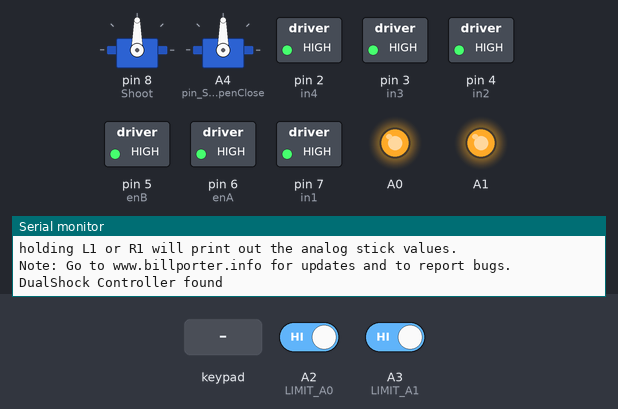
This sketch was run on a simulated Arduino Uno, built with avr-gcc and run on an emulated ATmega328P. Shown: 2 × servo, switched loads named in the sketch (green lamp = pin HIGH), output pins drawn as LEDs (lit = HIGH), the last lines printed to the serial monitor. The test bench sets the inputs (shaded band); at power-on: A2 (LIMIT_A0) HIGH, A3 (LIMIT_A1) HIGH.

Above: at 1.3 s.
1.4 s: key 'U' pressed
At 1.61 s:
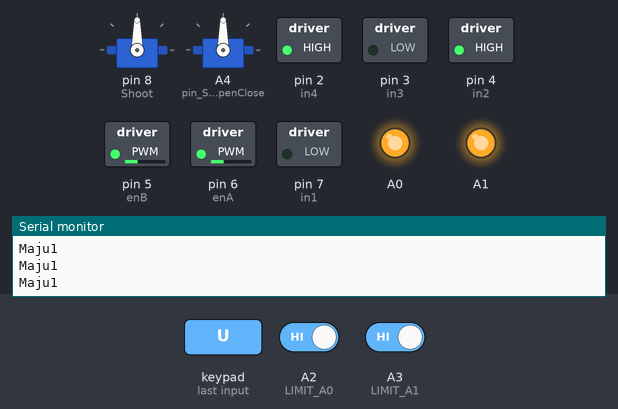
3.3 s: key 'D' pressed
At 3.5 s:
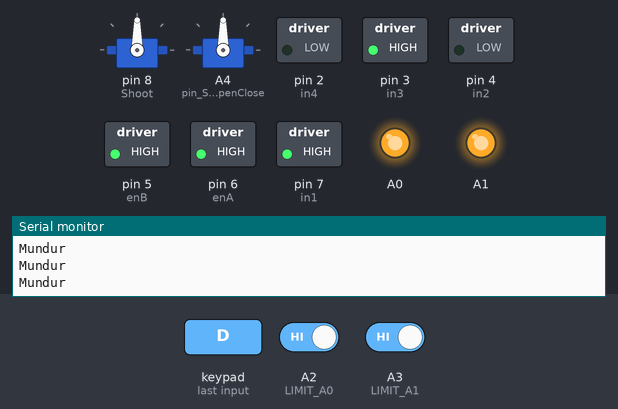
5.2 s: key 'L' pressed
At 5.4 s:
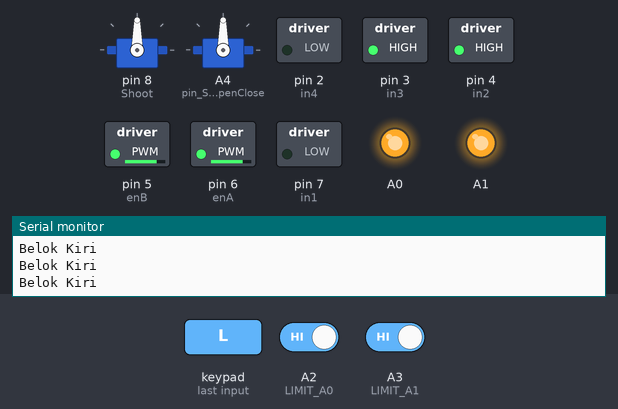
7.1 s: key 'R' pressed
At 7.3 s:
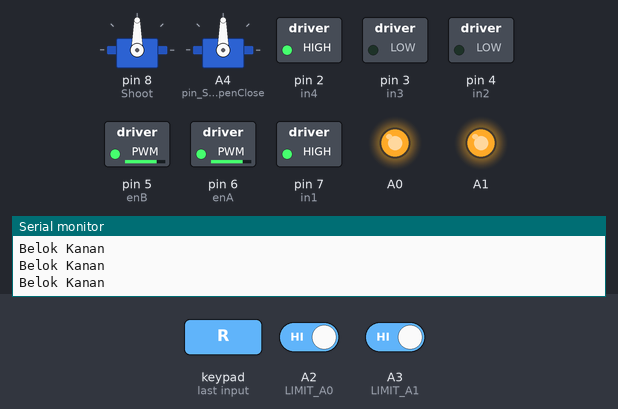
9.0 s: key 'X' pressed
At 9.2 s:
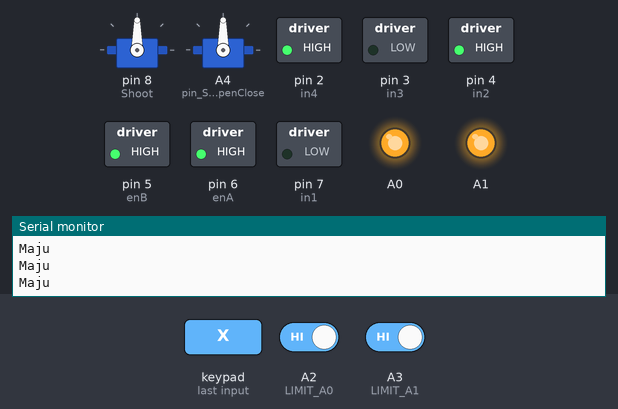
Timing chart, 0 to 11.9 s (numbered marks = the images above; inputs shaded):
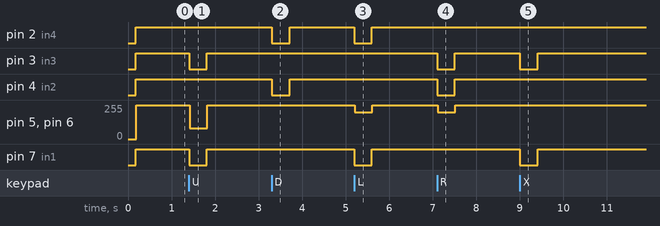

Measured:
- after the input at 1.4 s, pin 3 (in3), pin 7 (in1): HIGH → LOW at once, → HIGH 0.41 s later; pin 5 (enB), pin 6 (enA): 255/255 → 80/255 at once, → 255/255 0.41 s later
- after the input at 3.3 s, pin 2 (in4), pin 4 (in2): HIGH → LOW at once, → HIGH 0.41 s later
- after the input at 5.2 s, pin 2 (in4), pin 7 (in1): HIGH → LOW at once, → HIGH 0.40 s later; pin 5 (enB), pin 6 (enA): 255/255 → 200/255 at once, → 255/255 0.40 s later
- after the input at 7.1 s, pin 3 (in3), pin 4 (in2): HIGH → LOW at once, → HIGH 0.40 s later; pin 5 (enB), pin 6 (enA): 255/255 → 200/255 at once, → 255/255 0.40 s later
- after the input at 9.0 s, pin 3 (in3), pin 7 (in1): HIGH → LOW at once, → HIGH 0.41 s later

The sketch:

Arduino.ino
```cpp
#include <PS2X_lib.h>
#include <Servo.h>

Servo Servo_UpDown;
Servo Servo_OpenClose;

#define PS2_DATA      12
#define PS2_CMD       11
#define PS2_ATT       10
#define PS2_CLK       13
#define enA           6
#define in1           7
#define in2           4
#define enB           5
#define in3           3
#define in4           2
#define Shoot         8

#define pressures   true
#define rumble      true

PS2X ps2x;

int error = 0,
    motorSpeedA = 0,
    motorSpeedB = 0;

byte type = 0,
     vibrate = 0,
     KecepatanMaju = 255,
     KecepatanMaju1 = 80,
     KecepatanMundur = 255,
     KecepatanBelokKanan = 200,
     KecepatanBelokKiri = 200,
     kecepatan_servo = 0;


unsigned long hitungan_milis;
unsigned long milis_sekarang;
const unsigned long nilai = 50;

#define pin_Servo_UpDown 8
#define pin_Servo_OpenClose A4

int posisiOpenClose = 90;  // Posisi awal servo
unsigned long waktuServo = 0;
const unsigned long intervalServo = 1; // Kecepatan gerak

#define LIMIT_A0 A2
#define LIMIT_A1 A3

#define Open 0
#define Close 130

#define Up 90  // buka
#define Down 20  // tutup

int x, y;
int loop_up = 0,
    loop_down = 0,
    loop_open = 0,
    loop_close = 0;

void Servo_Open() {
  if (posisiOpenClose > Open) {
    posisiOpenClose--;
    Servo_OpenClose.write(posisiOpenClose);
    Serial.println(posisiOpenClose);
  }
}

void Servo_Close() {
  if (posisiOpenClose < Close) {
    posisiOpenClose++;
    Servo_OpenClose.write(posisiOpenClose);
    Serial.println(posisiOpenClose);
  }
}

void Servo_Up() {
  while (loop_up <= 1) {
    for (y = Down; y <= Up; y++) {
      Servo_UpDown.write(y);
      delay(kecepatan_servo);
      Serial.println(y);
    }
    loop_up = 2;
    loop_down = 1;
    Serial.println("L1 Pressed");
  }

}

void Servo_Down() {
  while (loop_down <= 1) {
    for (y = Up; y >= Down; y--) {
      Servo_UpDown.write(y);
      delay(1);
      Serial.println(y);
    }
    loop_up = 1;
    loop_down = 2;
  }
  Serial.println("L2 Pressed");
}

void setup() {

  Serial.begin(57600);

  pinMode(enA, OUTPUT);
  pinMode(enB, OUTPUT);
  pinMode(in1, OUTPUT);
  pinMode(in2, OUTPUT);
  pinMode(in3, OUTPUT);
  pinMode(in4, OUTPUT);
  pinMode(Shoot, OUTPUT);

  pinMode(LIMIT_A0, INPUT_PULLUP);
  pinMode(LIMIT_A1, INPUT_PULLUP);

  pinMode(A0, OUTPUT);
  pinMode(A1, OUTPUT);
  digitalWrite(A0, HIGH);
  digitalWrite(A1, HIGH);
  Servo_Up();
  Servo_UpDown.attach(pin_Servo_UpDown);
  Servo_OpenClose.attach(pin_Servo_OpenClose);


  delay(100);
  error = ps2x.config_gamepad(PS2_CLK, PS2_CMD, PS2_ATT, PS2_DATA, pressures, rumble);

  if (error == 0) {
    Serial.print("Found Controller, configured successful ");
    Serial.print("pressures = ");
    if (pressures)
      Serial.println("true ");
    else
      Serial.println("false");
    Serial.print("rumble = ");
    if (rumble)
      Serial.println("true)");
    else
      Serial.println("false");
    Serial.println("Try out all the buttons, X will vibrate the controller, faster as you press harder;");
    Serial.println("holding L1 or R1 will print out the analog stick values.");
    Serial.println("Note: Go to www.billporter.info for updates and to report bugs.");
  }
  else if (error == 1)
    Serial.println("No controller found, check wiring, see readme.txt to enable debug. visit www.billporter.info for troubleshooting tips");

  else if (error == 2)
    Serial.println("Controller found but not accepting commands. see readme.txt to enable debug. Visit www.billporter.info for troubleshooting tips");

  else if (error == 3)
    Serial.println("Controller refusing to enter Pressures mode, may not support it. ");

  //  Serial.print(ps2x.Analog(1), HEX);

  type = ps2x.readType();
  switch (type) {
    case 0:
      Serial.print("Unknown Controller type found ");
      break;
    case 1:
      Serial.print("DualShock Controller found ");
      break;
    case 2:
      Serial.print("GuitarHero Controller found ");
      break;
    case 3:
      Serial.print("Wireless Sony DualShock Controller found ");
      break;
  }
}

void loop() {

  ps2x.read_gamepad(false, vibrate);
  vibrate = ps2x.Analog(PSAB_CROSS);

  // ===============================
  // CEK LIMIT SWITCH
  // ===============================
  bool limitA0Aktif = (digitalRead(LIMIT_A0) == LOW);
  bool limitA1Aktif = (digitalRead(LIMIT_A1) == LOW);

  // ===============================
  // KONTROL R1 DAN R2
  // MOTOR A0 DAN A1
  // ===============================
  if (ps2x.Button(PSB_R1) && !ps2x.Button(PSB_R2)) {
    digitalWrite(A0, limitA0Aktif ? HIGH : LOW);
    digitalWrite(A1, HIGH);

    Serial.println("R1 DITEKAN | MOTOR A0 AKTIF");
    if (limitA0Aktif) {
      Serial.println("LIMIT A0 AKTIF - MOTOR BERHENTI");
    }
  }
  else if (ps2x.Button(PSB_R2) && !ps2x.Button(PSB_R1)) {
    digitalWrite(A0, HIGH);
    digitalWrite(A1, limitA1Aktif ? HIGH : LOW);

    Serial.println("R2 DITEKAN | MOTOR A1 AKTIF");
    if (limitA1Aktif) {
      Serial.println("LIMIT A1 AKTIF - MOTOR BERHENTI");
    }
  }
  else {
    digitalWrite(A0, HIGH);
    digitalWrite(A1, HIGH);
  }

  // ===============================
  // KONTROL L1 DAN L2
  // SERVO OPEN-CLOSE
  // ===============================

  if (millis() - waktuServo >= intervalServo) {
    waktuServo = millis();

    if (ps2x.Button(PSB_L1) && !ps2x.Button(PSB_L2)) {
      if (posisiOpenClose > Open) {
        posisiOpenClose--;
        Servo_OpenClose.write(posisiOpenClose);
      }

      Serial.println("L1 DITEKAN | SERVO OPEN");
    }
    else if (ps2x.Button(PSB_L2) && !ps2x.Button(PSB_L1)) {
      if (posisiOpenClose < Close) {
        posisiOpenClose++;
        Servo_OpenClose.write(posisiOpenClose);
      }

      Serial.println("L2 DITEKAN | SERVO CLOSE");
    }

    analogWrite(enA, motorSpeedA);
    analogWrite(enB, motorSpeedB);
  }

  ps2x.read_gamepad(false, vibrate); //read controller and set large motor to spin at 'vibrate' speed
  vibrate = ps2x.Analog(PSAB_CROSS);

  if (ps2x.Button(PSB_PAD_DOWN)) {
    // Set Motor A
    digitalWrite(in1, HIGH);
    digitalWrite(in2, LOW);
    // Set Motor B
    digitalWrite(in3, HIGH);
    digitalWrite(in4, LOW);
    motorSpeedA = KecepatanMundur;
    motorSpeedB = KecepatanMundur;
    Serial.println("Mundur");
    /*
      Serial.print("DOWN held this hard: ");
      Serial.println(ps2x.Analog(PSAB_PAD_DOWN), DEC);
    */
  }

  else if (ps2x.Button(PSB_PAD_RIGHT)) {
    // Set Motor A
    digitalWrite(in1, 1);
    digitalWrite(in2, 0);
    // Set Motor B
    digitalWrite(in3, 0);
    digitalWrite(in4, 1);
    for (int speedBelka = KecepatanBelokKanan; speedBelka <= 255; speedBelka++) {
      int xMapped = speedBelka;
      motorSpeedA = motorSpeedA + xMapped;
      motorSpeedB = KecepatanBelokKanan; //roda kanan

      if (motorSpeedA > 255) {
        motorSpeedA = KecepatanBelokKiri;//roda kiri
      }
      if (motorSpeedB < 0) {
        motorSpeedB = 0;
      }
      if (!ps2x.Button(PSB_PAD_RIGHT)) break;
    }
    Serial.println("Belok Kanan");
    /*
      Serial.print("Right held this hard: ");
      Serial.println(ps2x.Analog(PSAB_PAD_RIGHT), DEC);
    */
  }

  else if (ps2x.Button(PSB_PAD_LEFT)) {
    // Set Motor A
    digitalWrite(in1, 0);
    digitalWrite(in2, 1);
    // Set Motor B
    digitalWrite(in3, 1);
    digitalWrite(in4, 0);
    for (int speedBelki = KecepatanBelokKiri; speedBelki <= 255; speedBelki++) {
      int xMapped = speedBelki;
      motorSpeedA = KecepatanBelokKiri; //roda kiri
      motorSpeedB = motorSpeedB + xMapped;

      if (motorSpeedA < 0) {
        motorSpeedA = 0;
      }
      if (motorSpeedB > 255) {
        motorSpeedB = KecepatanBelokKanan; // roda kanan
      }
      if (!ps2x.Button(PSB_PAD_LEFT)) break;
    }
    Serial.println("Belok Kiri");
    /*
      Serial.print("LEFT held this hard: ");
      Serial.println(ps2x.Analog(PSAB_PAD_LEFT), DEC);
    */
  }

  else if (ps2x.Button(PSB_PAD_UP)) {
    // Set Motor A
    digitalWrite(in1, LOW);
    digitalWrite(in2, HIGH);
    // Set Motor B
    digitalWrite(in3, LOW);
    digitalWrite(in4, HIGH);
    motorSpeedA = KecepatanMaju1;
    motorSpeedB = KecepatanMaju1;
    Serial.println("Maju1");

    //  Serial.print("Up held this hard: ");
    //  Serial.println(ps2x.Analog(PSAB_PAD_UP), DEC);

  }
  else if (ps2x.Button(PSB_CROSS)) {
    // Set Motor A
    digitalWrite(in1, LOW);
    digitalWrite(in2, HIGH);
    // Set Motor B
    digitalWrite(in3, LOW);
    digitalWrite(in4, HIGH);
    motorSpeedA = KecepatanMaju;
    motorSpeedB = KecepatanMaju;
    Serial.println("Maju");
  }

  else {
    digitalWrite(in1, HIGH);
    digitalWrite(in2, HIGH);
    // Set Motor B
    digitalWrite(in3, HIGH);
    digitalWrite(in4, HIGH);
    motorSpeedA = 255;
    motorSpeedB = 255;
  }

  delay(10);
}
```
